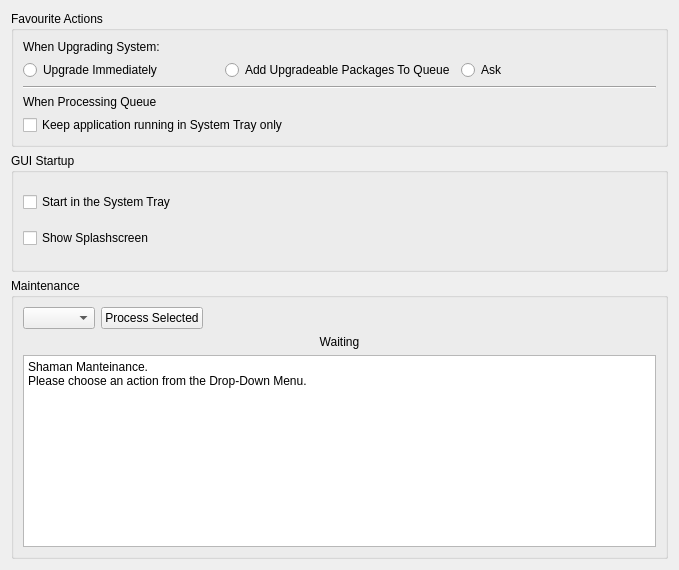
     <widget class="QWidget" name="Seite" >
      <property name="geometry" >
       <rect>
        <x>0</x>
        <y>0</y>
        <width>679</width>
        <height>570</height>
       </rect>
      </property>
      <layout class="QVBoxLayout" >
       <item>
        <widget class="QGroupBox" name="groupBox_5" >
         <property name="title" >
          <string>Favourite Actions</string>
         </property>
         <property name="alignment" >
          <set>Qt::AlignLeading</set>
         </property>
         <layout class="QGridLayout" >
          <item row="0" column="0" >
           <widget class="QLabel" name="label_7" >
            <property name="text" >
             <string>When Upgrading System:</string>
            </property>
           </widget>
          </item>
          <item row="1" column="0" >
           <layout class="QHBoxLayout" >
            <item>
             <widget class="QRadioButton" name="upNowRadio" >
              <property name="text" >
               <string>Upgrade Immediately</string>
              </property>
             </widget>
            </item>
            <item>
             <widget class="QRadioButton" name="addUpRadio" >
              <property name="text" >
               <string>Add Upgradeable Packages To Queue</string>
              </property>
             </widget>
            </item>
            <item>
             <widget class="QRadioButton" name="askUpRadio" >
              <property name="text" >
               <string>Ask</string>
              </property>
             </widget>
            </item>
           </layout>
          </item>
          <item row="2" column="0" >
           <widget class="Line" name="line" >
            <property name="orientation" >
             <enum>Qt::Horizontal</enum>
            </property>
           </widget>
          </item>
          <item row="3" column="0" >
           <widget class="QLabel" name="label_8" >
            <property name="text" >
             <string>When Processing Queue</string>
            </property>
           </widget>
          </item>
          <item row="4" column="0" >
           <widget class="QCheckBox" name="keepQueueTrayBox" >
            <property name="text" >
             <string>Keep application running in System Tray only</string>
            </property>
           </widget>
          </item>
         </layout>
        </widget>
       </item>
       <item>
        <widget class="QGroupBox" name="groupBox_6" >
         <property name="title" >
          <string>GUI Startup</string>
         </property>
         <layout class="QGridLayout" >
          <item row="0" column="0" >
           <widget class="QCheckBox" name="startTrayBox" >
            <property name="text" >
             <string>Start in the System Tray</string>
            </property>
           </widget>
          </item>
          <item row="1" column="0" >
           <widget class="QCheckBox" name="splashScreenBox" >
            <property name="text" >
             <string>Show Splashscreen</string>
            </property>
           </widget>
          </item>
         </layout>
        </widget>
       </item>
       <item>
        <widget class="QGroupBox" name="groupBox" >
         <property name="title" >
          <string>Maintenance</string>
         </property>
         <layout class="QGridLayout" >
          <item row="0" column="0" >
           <layout class="QVBoxLayout" >
            <item>
             <layout class="QHBoxLayout" >
              <item>
               <widget class="QComboBox" name="mantActionBox" />
              </item>
              <item>
               <widget class="QPushButton" name="mantProcessButton" >
                <property name="sizePolicy" >
                 <sizepolicy vsizetype="Fixed" hsizetype="Maximum" >
                  <horstretch>0</horstretch>
                  <verstretch>0</verstretch>
                 </sizepolicy>
                </property>
                <property name="text" >
                 <string>Process Selected</string>
                </property>
                <property name="icon" >
                 <iconset resource="shaman.qrc" >
                  <normaloff>:/Icons/icons/dialog-ok-apply.png</normaloff>:/Icons/icons/dialog-ok-apply.png</iconset>
                </property>
               </widget>
              </item>
              <item>
               <spacer>
                <property name="orientation" >
                 <enum>Qt::Horizontal</enum>
                </property>
                <property name="sizeHint" stdset="0" >
                 <size>
                  <width>40</width>
                  <height>20</height>
                 </size>
                </property>
               </spacer>
              </item>
             </layout>
            </item>
            <item>
             <layout class="QHBoxLayout" >
              <item>
               <widget class="QLabel" name="statusLabel" >
                <property name="text" >
                 <string comment="Waiting for a user action" >Waiting</string>
                </property>
                <property name="alignment" >
                 <set>Qt::AlignCenter</set>
                </property>
               </widget>
              </item>
             </layout>
            </item>
            <item>
             <widget class="QTextEdit" name="mantDetails" >
              <property name="sizePolicy" >
               <sizepolicy vsizetype="Maximum" hsizetype="Preferred" >
                <horstretch>0</horstretch>
                <verstretch>0</verstretch>
               </sizepolicy>
              </property>
              <property name="html" >
               <string>&lt;!DOCTYPE HTML PUBLIC "-//W3C//DTD HTML 4.0//EN" "http://www.w3.org/TR/REC-html40/strict.dtd">
&lt;html>&lt;head>&lt;meta name="qrichtext" content="1" />&lt;style type="text/css">
p, li { white-space: pre-wrap; }
&lt;/style>&lt;/head>&lt;body style=" font-family:'Bitstream Vera Sans'; font-size:10pt; font-weight:400; font-style:normal;">
&lt;p style=" margin-top:0px; margin-bottom:0px; margin-left:0px; margin-right:0px; -qt-block-indent:0; text-indent:0px; font-family:'Liberation Sans'; font-size:9pt;">Shaman Manteinance.&lt;/p>
&lt;p style=" margin-top:0px; margin-bottom:0px; margin-left:0px; margin-right:0px; -qt-block-indent:0; text-indent:0px; font-family:'Liberation Sans'; font-size:9pt;">Please choose an action from the Drop-Down Menu.&lt;/p>&lt;/body>&lt;/html></string>
              </property>
             </widget>
            </item>
           </layout>
          </item>
         </layout>
        </widget>
       </item>
      </layout>
     </widget>
